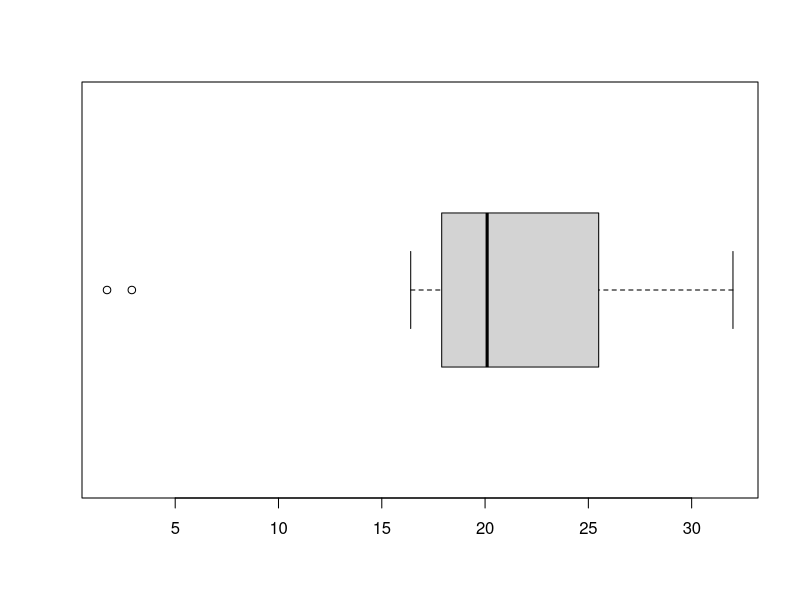

This chart was generated by the following R code:
USArrests$Rape
data("USArrests")

USArrests$Rape
USArrests$Rape
length(USArrests$Rape)
x <- USArrests$Rape/length(USArrests$Rape)

# view(USArrests)
# data("USArrests")
# a = USArrests$Assult
# r = USArrests$Rape
# (53-mean(a))/sd(a)
# (10.8-mean(r))/sd(r)

#  z = (53- mean(USArrests$Assault)) / sd(USArrests$Assault)
# z = (10.8- mean(USArrests$Rape)) / sd(USArrests$Rape)

# rape has a lower negative which means it is better in terms of rape to assult


y=c(28.6,17.8,17.9,18.8,30.9,16.7,18.4,28.7,21.1,31.8,22.9,18.5,17.2,19.1,18.2,17.9,18.7,17.9,17.0,17.9,26.2,16.9,17.0,21.0,2.9,22.7,20.1,28.2,18.8,28.9,17.4,22.9,16.4,20.9,21.5,26.8,28.2,17.8,21.9,1.7,27.9,18.6,18.6,23.1,32.0,23.2,24.8,28.0,26.3,19.0,21.0)

z=sort(y)
length(z)
q1=median(z[1:26])
q3=median(z[26:51])
i = q3-q1
wl=q1-1.5*i
wr=q3+1.5*i
boxplot(z, horizontal = TRUE)

